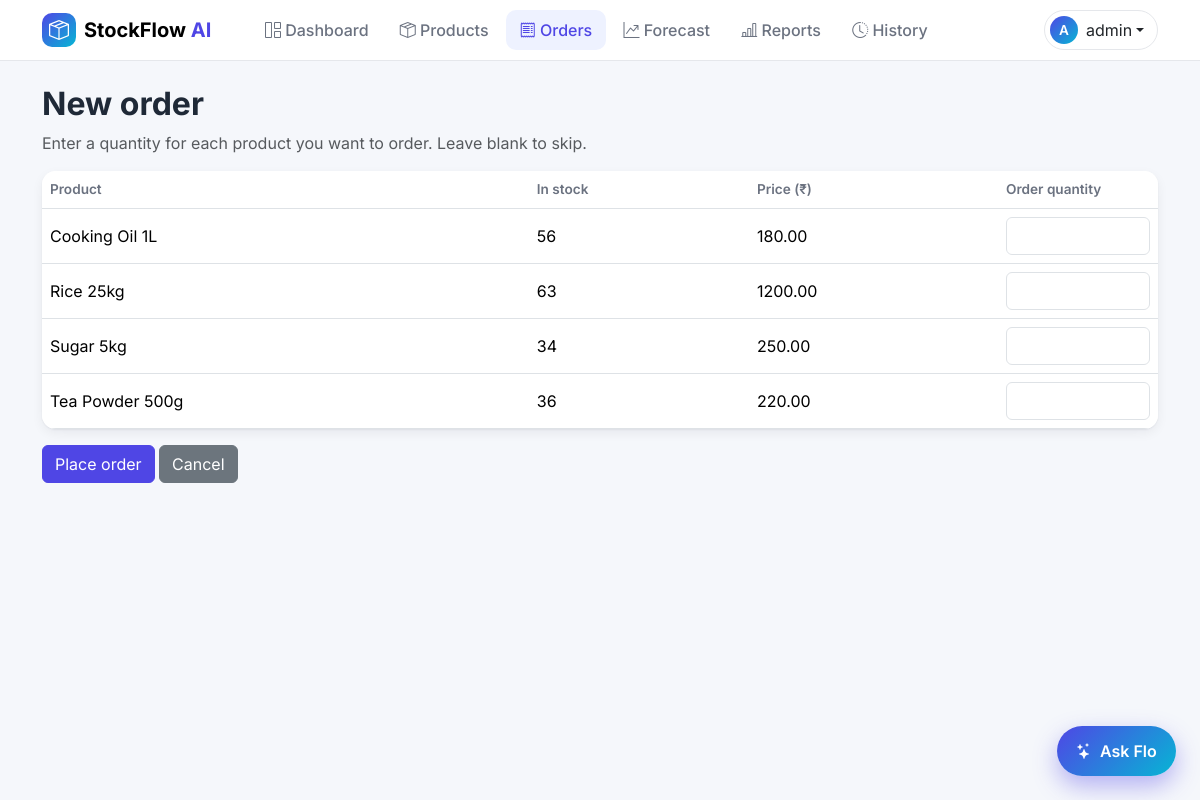
Page /orders/new (signed in) on the earlier database version.
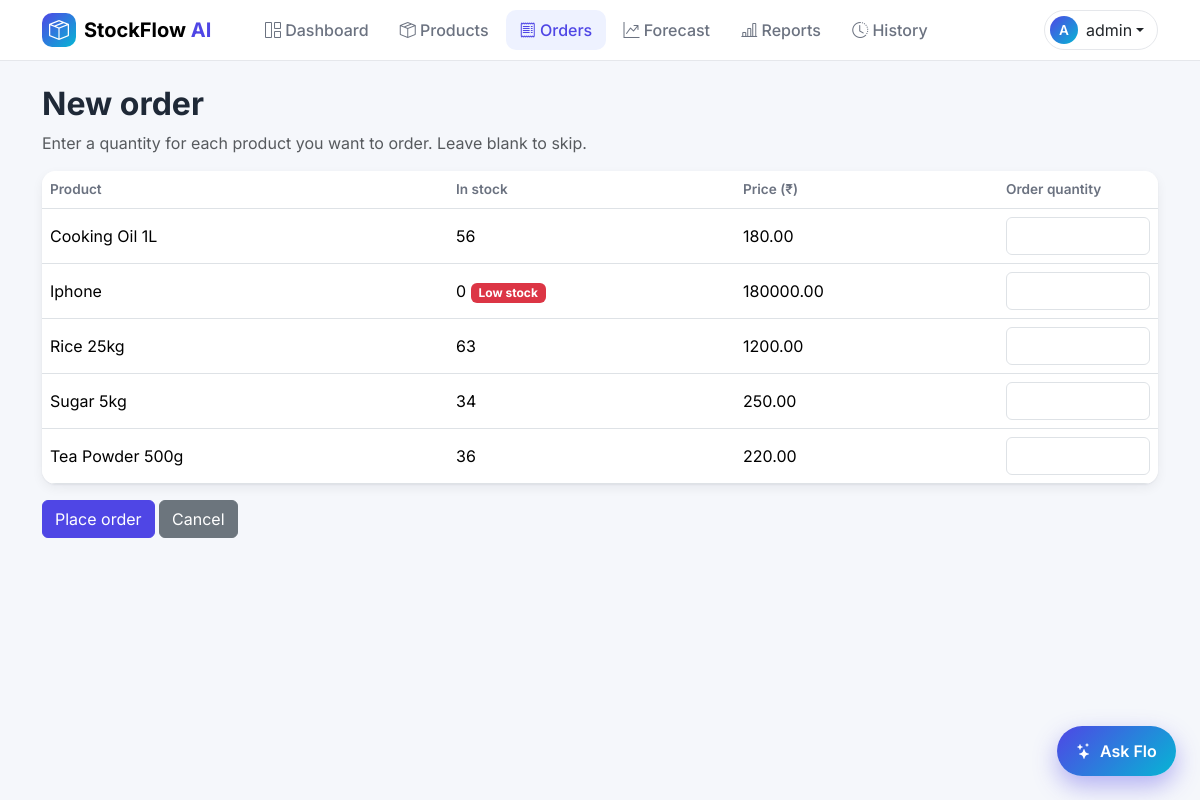
Same page on the later database version.
### app/models.py (models this page shows, shortened)
class Product(db.Model):
    id = db.Column(db.Integer, primary_key=True)
    name = db.Column(db.String(120), unique=True, nullable=False)
    quantity = db.Column(db.Integer, nullable=False, default=0)
    price = db.Column(db.Float, nullable=False)
    reorder_level = db.Column(db.Integer, nullable=False, default=10)
    is_active = db.Column(db.Boolean, nullable=False, default=True)
    @property
    def is_low_stock(self):
        return self.quantity < self.reorder_level

### app/orders.py (the view, shortened to what this page needs)
    @app.route("/orders/new", methods=["GET", "POST"])
    @login_required
    def new_order():
        products = active_products()
        return render_template("order_form.html", products=products, values={})

### app/auth.py (called while the page is built)
@login_manager.user_loader
def load_user(user_id):
    return db.session.get(User, int(user_id))

### app/models.py (called while the page is built)
    @property
    def is_admin(self):
        return self.role == "admin"

### app/orders.py (called while the page is built)
def active_products():
    query = db.select(Product).where(Product.is_active.is_(True)).order_by(Product.name)
    return db.session.execute(query).scalars().all()

### app/templates/order_form.html (shortened to what this page needs)
{% extends "base.html" %}
{% block content %}
    <h1>New order</h1>
    <p class="text-muted">Enter a quantity for each product you want to order. Leave blank to skip.</p>
    <form method="post" class="mt-3">
        <table class="table align-middle">
            <thead>
                <tr>
                    <th>Product</th>
                    <th>In stock</th>
                    <th>Price (₹)</th>
                    <th style="width: 160px;">Order quantity</th>
                </tr>
            </thead>
            <tbody>
                {% for product in products %}
                    <tr>
                        <td>{{ product.name }}</td>
                        <td>
                            {{ product.quantity }}
                            {% if product.is_low_stock %}
                                <span class="badge bg-danger">Low stock</span>
                            {% endif %}
                        </td>
                        <td>{{ "%.2f"|format(product.price) }}</td>
                        <td>
                            <input type="number" class="form-control" name="qty_{{ product.id }}"
                                   value="{{ values.get('qty_' ~ product.id, '') }}"
                                   min="0" max="{{ product.quantity }}" step="1">
                        </td>
                    </tr>
                {% else %}
                    <tr><td colspan="4">No products available.</td></tr>
                {% endfor %}
            </tbody>
        </table>
        <button type="submit" class="btn btn-primary">Place order</button>
        <a href="{{ url_for('orders') }}" class="btn btn-secondary">Cancel</a>
    </form>
{% endblock %}

Differences in the rows shown:
added Product: name "Iphone", quantity "0", reorder_level "Low stock", price "180000.00"
